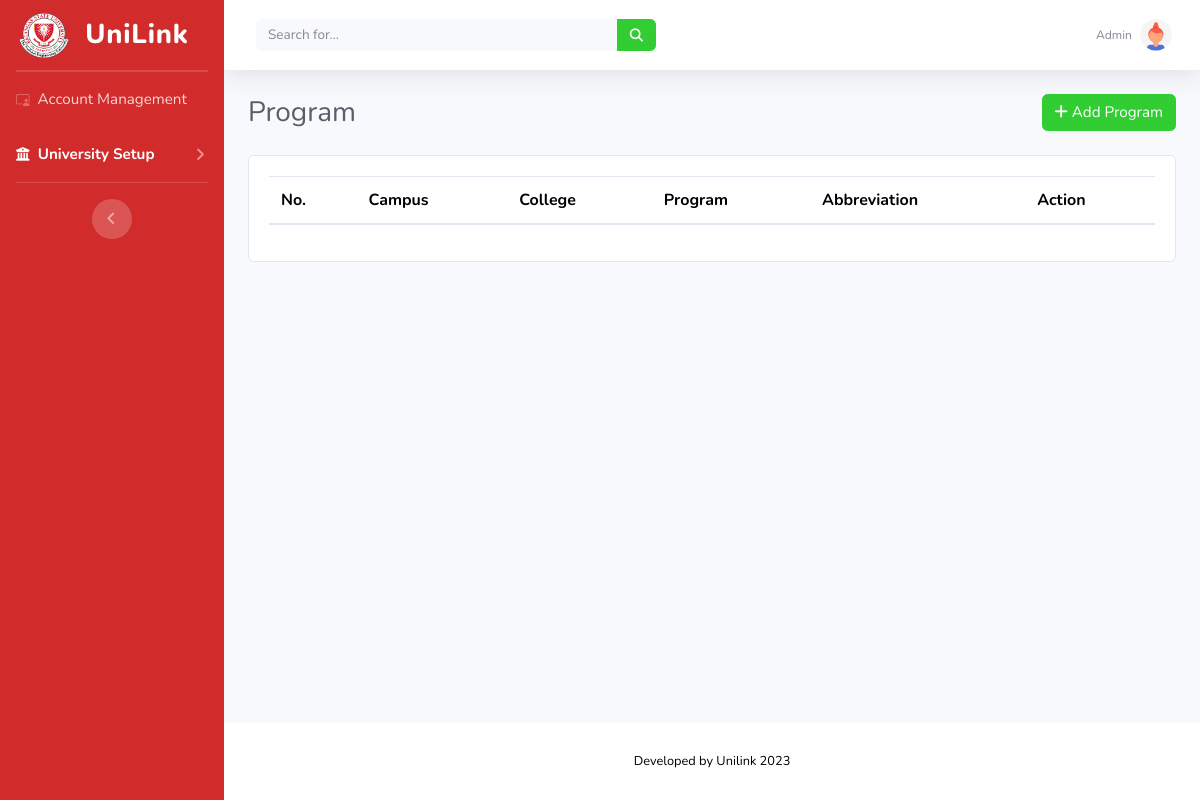
Page /ADMIN/program.php (signed in) on the earlier database version.
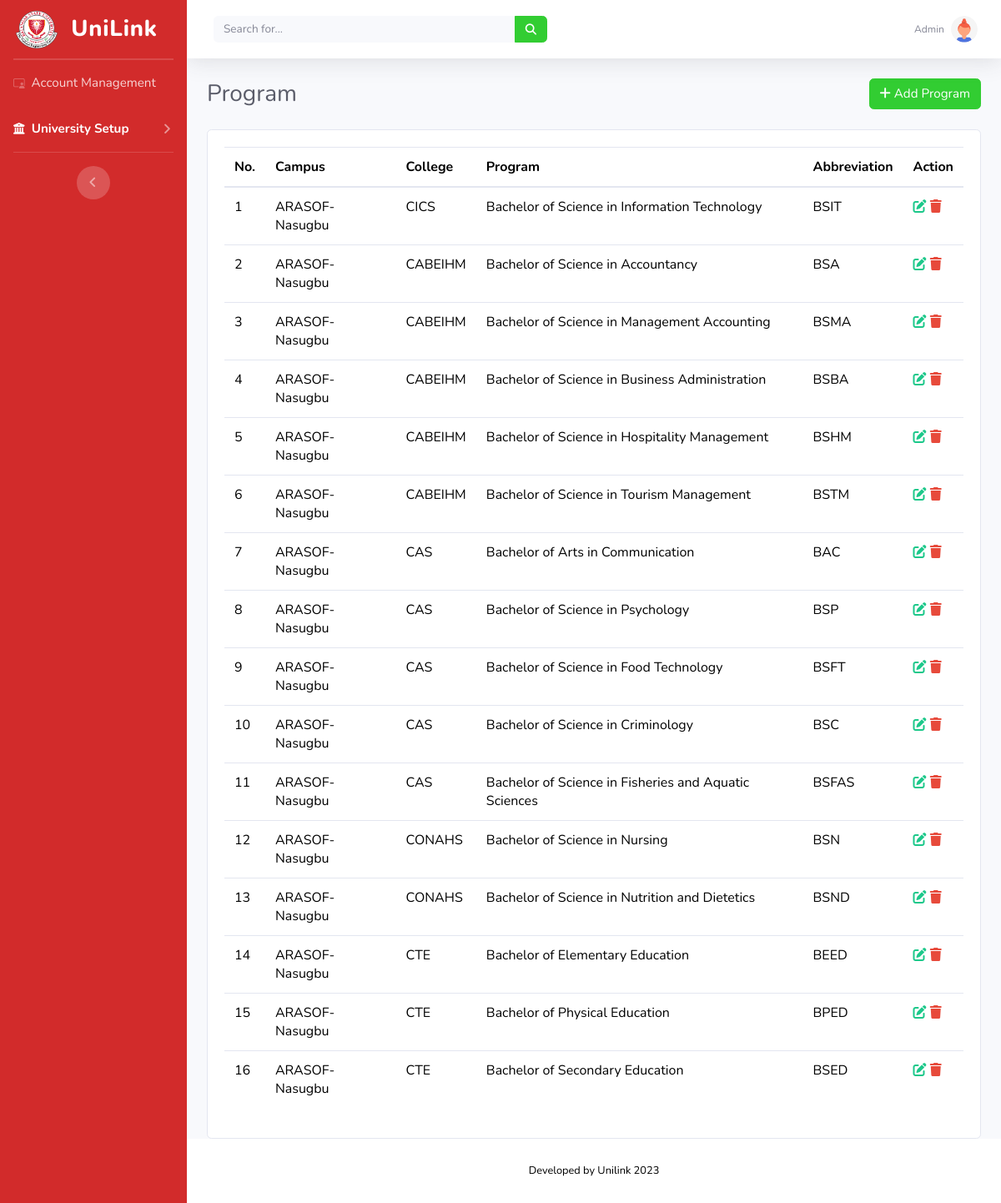
Same page on the later database version.
### tables this page shows
CREATE TABLE `program` (
  `id` int(11) NOT NULL,
  `campus_id` int(11) NOT NULL,
  `college_id` int(11) NOT NULL,
  `abbreviation` varchar(50) NOT NULL,
  `program` varchar(200) NOT NULL
);

CREATE TABLE `campus` (
  `id` int(50) NOT NULL,
  `campus_name` varchar(100) NOT NULL,
  `address` varchar(100) NOT NULL
);

CREATE TABLE `college` (
  `collegeID` int(11) NOT NULL,
  `name` varchar(255) DEFAULT NULL,
  `college_abbrev` varchar(50) DEFAULT NULL,
  `campusID` int(11) DEFAULT NULL
);

### ADMIN/program.php (the view, shortened to what this page needs)
<html lang="en">
  <head>
    <link href="vendor/fontawesome-free/css/all.min.css" rel="stylesheet" type="text/css">
    <link href="https://maxcdn.bootstrapcdn.com/bootstrap/4.5.2/css/bootstrap.min.css" rel="stylesheet">
    <link rel="stylesheet" href="https://cdn.jsdelivr.net/npm/bootstrap-icons@1.11.0/font/bootstrap-icons.css">
    <link href="vendor/datatables/dataTables.bootstrap4.min.css" rel="stylesheet">
    <link href="css/sb-admin-2.min.css" rel="stylesheet">
  </head>
  <body id="page-top">
  <?php
    include 'db.php';
  ?>
    <div id="wrapper">
      <ul class="navbar-nav bg-gradient-primary sidebar sidebar-dark accordion" id="accordionSidebar">
        <a class="sidebar-brand d-flex align-items-center justify-content-center" href="index.php">
          <img src="..\imgs\BSU.png" width="50" height="45">
          <div class="sidebar-brand-text mx-3">UniLink</div>
        </a>
        <hr class="sidebar-divider my-0">
        <hr class="sidebar-divider my-0">
        <li class="nav-item">
          <a class="nav-link" href="main_user_management.php">
            <i class="bi bi-person-video3"></i>
            <span>Account Management</span>
          </a>
        </li>
        <li class="nav-item active">
          <a class="nav-link collapsed" href="#" data-toggle="collapse" data-target="#collapseTwo" aria-expanded="true" aria-controls="collapseTwo">
            <i class="fas fa-university"></i>
            <span>University Setup</span>
          </a>
        </li>
        <hr class="sidebar-divider">
        <div class="text-center d-none d-md-inline">
          <button class="rounded-circle border-0" id="sidebarToggle"></button>
        </div>
      </ul>
      <div id="content-wrapper" class="d-flex flex-column">
        <div id="content">
          <nav class="navbar navbar-expand navbar-light bg-white topbar mb-4 static-top shadow">
            <div class="d-none d-sm-inline-block form-inline mr-auto ml-md-3 my-2 my-md-0 mw-100 navbar-search">
              <div class="input-group">
                <input type="text" class="form-control bg-light border-0 small" placeholder="Search for..." aria-label="Search" aria-describedby="basic-addon2">
                <div class="input-group-append">
                  <button class="btn btn-primary" type="button">
                  </button>
                </div>
              </div>
            </div>
            <ul class="navbar-nav ml-auto">
              <li class="nav-item dropdown no-arrow">
                <a class="nav-link dropdown-toggle" href="#" id="userDropdown" role="button" data-toggle="dropdown" aria-haspopup="true" aria-expanded="false">
                  <span class="mr-2 d-none d-lg-inline text-gray-600 small">Admin</span>
                  <img class="img-profile rounded-circle" src="imgs/undraw_profile_3.svg">
                </a>
              </li>
            </ul>
          </nav>
          <div class="container-fluid">
            <div class="d-flex justify-content-between align-items-center mb-4">
              <h3 class="h3 mb-0 text-gray-800">Program</h3>
              <div class="d-flex">
                <a class="btn btn-primary rounded-fill" data-toggle="modal" data-target="#addcollege">
                  <i class="fas fa-plus"></i> Add Program </a>
              </div>
            </div>
            <div class="card">
              <div class="card-body">
                <div class="table">
                  <table id="programTable" class="table display" data-ordering="true" data-paging="true" data-searching="true">
                    <thead>
                      <tr>
                        <th>No.</th>
                        <th>Campus</th>
                        <th>College</th>
                        <th>Program</th>
                        <th>Abbreviation</th>
                        <th>Action</th>
                      </tr>
                    </thead>
                    <tbody>
          <?php
            $sql = "SELECT pg.id, cp.campus_name, cp.id AS `cp_id`, cl.collegeID AS `cl_id`, cl.college_abbrev, pg.program, pg.abbreviation FROM `program` AS pg INNER JOIN `campus` AS cp ON pg.campus_id = cp.id INNER JOIN `college` AS cl ON pg.college_id = cl.collegeID";
            $stmt = mysqli_stmt_init($conn);
            if (!mysqli_stmt_prepare($stmt, $sql)) {
              header("location: ./program.php?error");
              exit();
            }
            mysqli_stmt_execute($stmt);
            $result = mysqli_stmt_get_result($stmt);
            $count = 1;
            while ($row = mysqli_fetch_assoc($result)) {
          ?>
            <tr>
              <td><?= $count ?></td>
              <td><?= $row['campus_name'] ?></td>
              <td><?= $row['college_abbrev'] ?></td>
              <td><?= $row['program'] ?></td>
              <td><?= $row['abbreviation'] ?></td>
              <td>
                <a class="editProgram" data-toggle="modal" data-target="#editProgramModal" id="editProgram" onclick="setData(<?= $row['id'] ?>, '<?= $row['cp_id'] ?>', '<?= $row['cl_id'] ?>', '<?= $row['program'] ?>', '<?= $row['abbreviation'] ?>')">
                  <i class='fas fa-edit text-success'></i>
                </a>
                <a href="program.php?deleteprogram=<?= $row['id'] ?>" onClick="return confirm('Are you sure you want to delete?')" name="delprogram">
                  <i class="fas fa-trash text-danger"></i>
                </a>
              </td>
            </tr>
              <?php
                $count++;
                }
              ?>
                    </tbody>
                  </table>
                </div>
              </div>
            </div>
            </div>
          </div>
          <footer class="sticky-footer bg-white">
            <div class="container my-auto">
              <div class="copyright text-center my-auto">
                <span>Developed by Unilink 2023</span>
              </div>
            </div>
          </footer>
        </div>
      </div>
  </body>
</html>

Differences in the rows shown:
added program: campus.campus_name "ARASOF-Nasugbu", college.college_abbrev "CICS", program "Bachelor of Science in Information Technology", abbreviation "BSIT"
added program: campus.campus_name "ARASOF-Nasugbu", college.college_abbrev "CABEIHM", program "Bachelor of Science in Accountancy", abbreviation "BSA"
added program: campus.campus_name "ARASOF-Nasugbu", college.college_abbrev "CABEIHM", program "Bachelor of Science in Management Accounting", abbreviation "BSMA"
added program: campus.campus_name "ARASOF-Nasugbu", college.college_abbrev "CABEIHM", program "Bachelor of Science in Business Administration", abbreviation "BSBA"
added program: campus.campus_name "ARASOF-Nasugbu", college.college_abbrev "CABEIHM", program "Bachelor of Science in Hospitality Management", abbreviation "BSHM"
added program: campus.campus_name "ARASOF-Nasugbu", college.college_abbrev "CABEIHM", program "Bachelor of Science in Tourism Management", abbreviation "BSTM"
added program: campus.campus_name "ARASOF-Nasugbu", college.college_abbrev "CAS", program "Bachelor of Arts in Communication", abbreviation "BAC"
added program: campus.campus_name "ARASOF-Nasugbu", college.college_abbrev "CAS", program "Bachelor of Science in Psychology", abbreviation "BSP"
added program: campus.campus_name "ARASOF-Nasugbu", college.college_abbrev "CAS", program "Bachelor of Science in Food Technology", abbreviation "BSFT"
added program: campus.campus_name "ARASOF-Nasugbu", college.college_abbrev "CAS", program "Bachelor of Science in Criminology", abbreviation "BSC"
added program: campus.campus_name "ARASOF-Nasugbu", college.college_abbrev "CAS", program "Bachelor of Science in Fisheries and Aquatic Sciences", abbreviation "BSFAS"
added program: campus.campus_name "ARASOF-Nasugbu", college.college_abbrev "CONAHS", program "Bachelor of Science in Nursing", abbreviation "BSN"
added program: campus.campus_name "ARASOF-Nasugbu", college.college_abbrev "CONAHS", program "Bachelor of Science in Nutrition and Dietetics", abbreviation "BSND"
added program: campus.campus_name "ARASOF-Nasugbu", college.college_abbrev "CTE", program "Bachelor of Elementary Education", abbreviation "BEED"
added program: campus.campus_name "ARASOF-Nasugbu", college.college_abbrev "CTE", program "Bachelor of Physical Education", abbreviation "BPED"
added program: campus.campus_name "ARASOF-Nasugbu", college.college_abbrev "CTE", program "Bachelor of Secondary Education", abbreviation "BSED"
